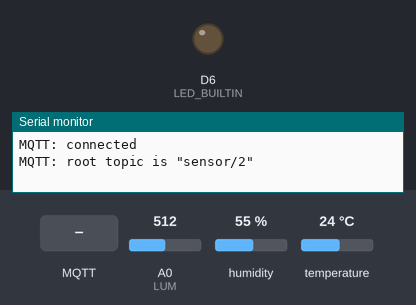
A sketch run on a simulated Arduino MKR. Shown: output pins drawn as LEDs (lit = HIGH), the last lines printed to the serial monitor. Inputs (shaded band) come from the test bench; at power-on: A0 (LUM) = 512, humidity 55 %, temperature 24 °C. WiFi joins after 1.5 s; servers stay silent unless stated; no MQTT or app messages arrive unless stated.

Above: at 2.8 s.
2.9 s: MQTT message "ON" arrives on the first subscribed topic
At 3.3 s:
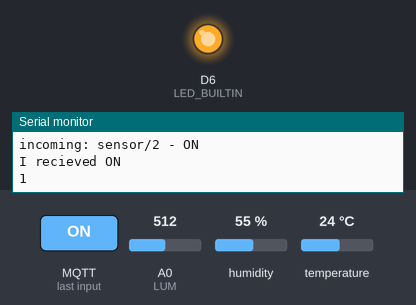
4.4 s: MQTT message "OFF" arrives on the first subscribed topic
At 5.7 s:
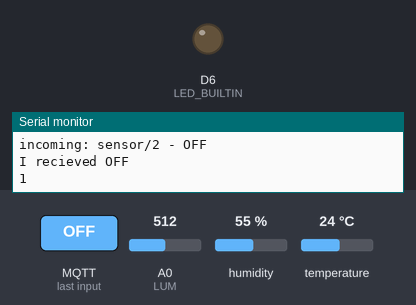
Timing chart, 0 to 7.4 s (numbered marks = the images above; inputs shaded):
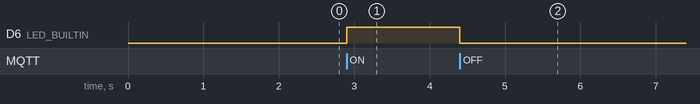

Measured:
- after the input at 2.9 s, D6 (LED_BUILTIN): LOW → HIGH at once
- after the input at 4.4 s, D6 (LED_BUILTIN): HIGH → LOW at once

The sketch:

Mqttlab2.ino
```cpp
/** Sensing and publishing
 *  Xavier Serpaggi <serpaggi@emse.fr>
 *
 *  Two sensors plugged to an Arduino MKR 1010
 *  - Light : TEMT6000 on Analog pin A0
 *  - Temperature/Humidity : DHT22 or DS1820, data pin on GPIO pin #4
 *  Values are sent to an MQTT broker.
 *
 * Required libraries (sensing):
 *  - DallasTemperature
 *  - OneWire (Included in the latest versions of DallasTemperature)
 *  - Adafruit Unified Sensor
 *  - DHT Sensor Library (by Adafruit)
 *
 * Required libraries (communication & MQTT):
 *  - WiFiNINA
 *  - MQTT (by Joel Gaehwiler)
 */

#include <string.h>

#include <Wire.h>
#include <SPI.h>
#include <DHT.h>
#include <OneWire.h>
#include <DallasTemperature.h>

#include <WiFiNINA.h>
#include <MQTT.h>

/* In which pins are my sensors plugged? */
#define LUM A0  // TEMT6000 Signal pin
#define TMP 4   // DHT22 Signal pin


/* We need a DHT object to address the sensor. */
DHT dht(TMP, DHT22) ; // pin: TMP, model: DHT22


/* We need objects to handle:
 *  1. WiFi connectivity
 *  2. MQTT messages
 */
WiFiClient wifi_client ;
MQTTClient mqtt_client ;

/* And associated variables to tell:
 *  1. which WiFi network to connect to
 *  2. what are the MQTT broket IP address and TCP port
 */
const char* wifi_ssid     = "gr5";
const char* wifi_password = "92b8276658310";

const char* mqtt_host = "m15.cloudmqtt.com" ;
const uint16_t mqtt_port =14558;
const char* mqtt_user="gxovygso";
const char* mqtt_password="0P7X_9cvhzzV";


/* Some variables to handle measurements. */
int tmp ;
int lum ;
int hmdt ;
boolean first_time ;

uint32_t t0, t ;


/* 'topic' is the string representing the topic on which messages
 *  will be published.
 *
 * TODO: You need to adapt it by setting:
 *  1. 'surname' to your surname
 *  2. 'ID' to a unique ID chosen in the class with other students
 */
String ID = "2" ; // <--- CHANGE THIS!
String topic = "sensor/" + ID ;


/* Time between two sensings and values sent. */
#define DELTA_T 2000


/* ################################################################### */
void setup() {
  Serial.begin(9600) ;  // monitoring via Serial is always nice when possible
  delay(100) ;
  Serial.println("Initializing...\n") ;

  pinMode(LED_BUILTIN, OUTPUT) ;
  digitalWrite(LED_BUILTIN, LOW) ;  // switch LED off

  dht.begin() ;

  WiFi.begin(wifi_ssid, wifi_password) ;
  mqtt_client.begin(mqtt_host, mqtt_port, wifi_client) ;
  mqtt_client.onMessage(callback) ;

  tmp = lum = hmdt = -1.0 ;

  first_time = true ;

  // Time begins now!
  t0 = t = millis() ;
}


/* ################################################################### */
void loop() {
  /* We try to connect to the broker and launch the client loop.
   */
  mqtt_client.loop() ;
  if ( ! mqtt_client.connected() ) {
    reconnect() ;
  }

  /* Values are read from sensors at fixed intervals of time.
  */
  // ===================================================
  t = millis() ;
  if ( first_time || (t - t0) >= DELTA_T ) {
    t0 = t ;
    first_time = false ;

    lum = getLum() ;
    tmp = getTmp() ;
    hmdt = getHmdt() ;

    sendValues() ;
  }
}


/* ------------------------------------------------------------------- */
double getLum()
{
  double acc = 0 ;
  uint8_t n_val ;

  for ( n_val = 0 ; n_val < 10 ; n_val++ ) {
    acc += analogRead(LUM) ;
    delay(5) ;
  }

  return acc / n_val ;
}


/* ------------------------------------------------------------------- */
double getTmp()
{
  return dht.readTemperature() ;
}


/* ------------------------------------------------------------------- */
double getHmdt()
{
  return dht.readHumidity() ;
}

/* ################################################################### */
/* This function handles the connection/reconnection to
 * the MQTT broker.
 * Each time a connection or reconnection is made, it
 * publishes a message on the topic+"/HELLO" containing
 * the number of milli seconds since uController start.
 */
void reconnect() {
  Serial.print("Connecting to ");
  Serial.print(wifi_ssid);
  Serial.print("\n") ;

  while (WiFi.status() != WL_CONNECTED) {
    digitalWrite(LED_BUILTIN, HIGH) ;
    delay(500);
    digitalWrite(LED_BUILTIN, LOW) ;
    Serial.print(".");
    delay(500);
  }

  Serial.print("\n");
  Serial.print("WiFi connected\n");
  Serial.print("IP address: \n");
  Serial.print(WiFi.localIP());
  Serial.print("\n") ;


  Serial.print("MQTT: trying to connect to host ") ;
  Serial.print(mqtt_host) ;
  Serial.print(" on port ") ;
  Serial.print(mqtt_port) ;
  Serial.println(" ...") ;

  while ( !mqtt_client.connect(mqtt_user, mqtt_user,mqtt_password) ) {
    digitalWrite(LED_BUILTIN, HIGH) ;
    delay(500);
    digitalWrite(LED_BUILTIN, LOW) ;
    Serial.print(".");
    delay(500);
  }
  Serial.println("MQTT: connected") ;
  Serial.print("MQTT: root topic is \"") ;
  Serial.print(topic) ;
  Serial.println("\"") ;

  mqtt_client.publish(String(topic).c_str(), String(millis())) ;
  mqtt_client.subscribe(String(topic + "/ACTION").c_str()) ;

  /* If you want to subscribe to topics, you have to do it here. */
}

/* ################################################################### */
/* This function handles the sending of all the values
 * collected by the sensors.
 * Values are sent on a regular basis (every DELTA_T_SEND_VALUES
 * milliseconds).
 */
void sendValues() {
  if ( mqtt_client.connected() ) {
    if ( lum != -1 )
      mqtt_client.publish(String(topic ).c_str(), String("LUMI/:")+String(lum).c_str()) ;
    if ( tmp != -1 )
      mqtt_client.publish(String(topic).c_str(), String("TEMP/:")+String(tmp).c_str()) ;
    if ( hmdt != -1 )
      mqtt_client.publish(String(topic).c_str(), String("HMDT/:")+String(hmdt).c_str()) ;
  }
}


/* ################################################################### */
/* The main callback to listen to topics.
 */
void callback(String &intopic, String &payload)
{
  /* There's nothing to do here ... as long as the module
   *  cannot handle messages.
   */
  Serial.println("incoming: " + topic + " - " + payload);

if (payload.equals("ON") ) {
    digitalWrite(LED_BUILTIN, HIGH);   // turn the LED on (HIGH is the voltage level)
    Serial.println("I recieved ON");
    // wait for a second

  }
  else if (payload.equals("OFF") ) {
    digitalWrite(LED_BUILTIN, LOW);    // turn the LED off by making the voltage LOW
    Serial.println("I recieved OFF");
  }

  else
  {
    mqtt_client.publish(String("/LOG").c_str(), String("NOT EXPECTED VALUE")) ;
  }


  boolean rc = mqtt_client.subscribe("sensor/2/ACTION",1);
  Serial.println(rc);
}
```
